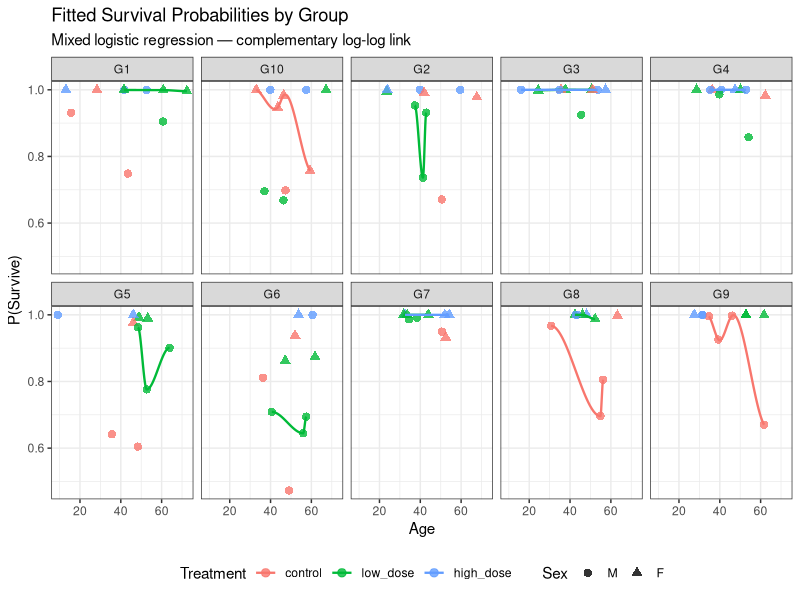

This figure's R source:
# =============================================================================
# Survival Analysis: Simulated Data + Mixed Logistic Regression (log-log link)
# Uses: lme4 for mixed-effects model, complementary log-log (cloglog) link
# =============================================================================

library(lme4)
library(ggplot2)     # optional, for visualization
library(dplyr)       # optional, for data wrangling

set.seed(42)

# =============================================================================
# 1. SIMULATE DATASET
# =============================================================================
# Design:
#   N = 100 individuals nested within 10 groups (random effect)
#   Response: survived (binary 0/1)
#   Predictors:
#     - age         : continuous (years, ~Normal)
#     - weight      : continuous (kg, ~Normal)
#     - treatment   : categorical (3 levels: "control", "low_dose", "high_dose")
#     - sex         : categorical (2 levels: "M", "F")
#     - group       : random effect grouping factor (10 groups)

n_individuals <- 100
n_groups      <- 10

# --- Grouping structure ---
group <- factor(rep(paste0("G", 1:n_groups), each = n_individuals / n_groups))

# --- Random intercepts for each group ---
group_ranef <- rnorm(n_groups, mean = 0, sd = 0.8)   # SD of random intercept
names(group_ranef) <- paste0("G", 1:n_groups)

# --- Continuous predictors ---
age    <- round(rnorm(n_individuals, mean = 45, sd = 12), 1)
weight <- round(rnorm(n_individuals, mean = 70, sd = 15), 1)

# --- Categorical predictors ---
treatment <- factor(
  sample(c("control", "low_dose", "high_dose"),
         size = n_individuals, replace = TRUE),
  levels = c("control", "low_dose", "high_dose")   # "control" is reference
)

sex <- factor(
  sample(c("M", "F"), size = n_individuals, replace = TRUE),
  levels = c("M", "F")                              # "M" is reference
)

# --- Linear predictor (log-log scale = cloglog link) ---
# True fixed-effect coefficients (on the cloglog scale):
#   intercept       =  0.5
#   age             = -0.03   (older → lower survival)
#   weight          =  0.02   (heavier → slightly higher survival)
#   treatment=low   =  0.6    (low dose helps)
#   treatment=high  =  1.2    (high dose helps more)
#   sex=F           =  0.4    (females survive better)

beta_intercept       <-  0.5
beta_age             <- -0.03
beta_weight          <-  0.02
beta_trt_low         <-  0.6
beta_trt_high        <-  1.2
beta_sex_F           <-  0.4

trt_low  <- as.integer(treatment == "low_dose")
trt_high <- as.integer(treatment == "high_dose")
sex_F    <- as.integer(sex == "F")

eta <- beta_intercept +
  beta_age    * age +
  beta_weight * weight +
  beta_trt_low  * trt_low +
  beta_trt_high * trt_high +
  beta_sex_F    * sex_F +
  group_ranef[as.character(group)]   # add group random intercept

# --- Convert linear predictor to probability via COMPLEMENTARY LOG-LOG link ---
# cloglog link:  eta = log(-log(1 - p))
# Inverse:       p   = 1 - exp(-exp(eta))
prob_survive <- 1 - exp(-exp(eta))

# --- Simulate binary outcome ---
survived <- rbinom(n_individuals, size = 1, prob = prob_survive)

# --- Assemble data frame ---
df <- data.frame(
  id        = 1:n_individuals,
  group     = group,
  survived  = survived,
  age       = age,
  weight    = weight,
  treatment = treatment,
  sex       = sex
)

cat("=== Dataset Summary ===\n")
print(summary(df))
cat("\nSurvival rate:", round(mean(df$survived), 3), "\n\n")

# =============================================================================
# 2. FIT MIXED-EFFECTS LOGISTIC REGRESSION WITH LOG-LOG LINK
# =============================================================================
# The complementary log-log (cloglog) link IS the log-log link used in
# survival/discrete-time hazard models:
#   log(-log(1 - p)) = eta
#
# In lme4, this is specified via family = binomial(link = "cloglog")
# Random intercept for 'group' captures clustering of individuals.

model <- glmer(
  survived ~ age + weight + treatment + sex + (1 | group),
  data   = df,
  family = binomial(link = "cloglog"),
  control = glmerControl(optimizer = "bobyqa",
                         optCtrl   = list(maxfun = 2e5))
)
# Note on running, several warning messages here:
# Warning messages:
# 1: In checkConv(attr(opt, "derivs"), opt$par, ctrl = control$checkConv,  :
#   Model failed to converge with max|grad| = 0.0580147 (tol = 0.002, component 1)
# 2: In checkConv(attr(opt, "derivs"), opt$par, ctrl = control$checkConv,  :
#   Model is nearly unidentifiable: large eigenvalue ratio
#  - Rescale variables?

cat("=== Model Summary ===\n")
print(summary(model))

# =============================================================================
# 3. EXTRACT AND DISPLAY KEY RESULTS
# =============================================================================

# --- Fixed effects ---
fe <- fixef(model)
cat("\n=== Fixed Effects (cloglog scale) ===\n")
print(round(fe, 4))

# --- Odds-ratio-like interpretation: exp(coef) gives hazard ratios
#     on the complementary log-log scale (interpretable as log hazard ratios)
cat("\n=== exp(Fixed Effects) — Hazard Ratios ===\n")
print(round(exp(fe), 4))

# --- Confidence intervals (profile or Wald) ---
cat("\n=== 95% Confidence Intervals (Wald) ===\n")
ci <- confint(model, method = "Wald", parm = "beta_")
print(round(ci, 4))

# --- Random effects variance ---
cat("\n=== Random Effects ===\n")
print(VarCorr(model))

re <- ranef(model)$group
cat("\nEstimated group-level random intercepts:\n")
print(round(re, 4))

# --- Model fit ---
cat("\n=== Model Fit ===\n")
cat("AIC:", AIC(model), "\n")
cat("BIC:", BIC(model), "\n")
cat("Log-likelihood:", logLik(model)[1], "\n")

# =============================================================================
# 4. COMPARE TO NULL MODEL (LRT for overall model significance)
# =============================================================================
model_null <- glmer(
  survived ~ 1 + (1 | group),
  data   = df,
  family = binomial(link = "cloglog"),
  control = glmerControl(optimizer = "bobyqa")
)

cat("\n=== Likelihood Ratio Test: Full vs. Null ===\n")
print(anova(model_null, model))

# =============================================================================
# 5. OPTIONAL: VISUALIZE FITTED PROBABILITIES
# =============================================================================
df$fitted_prob <- fitted(model)

# Plot fitted survival probability by treatment, coloured by sex
p <- ggplot(df, aes(x = age, y = fitted_prob, colour = treatment, shape = sex)) +
  geom_point(size = 2.5, alpha = 0.8) +
  geom_smooth(method = "loess", se = FALSE, linewidth = 0.8) +
  facet_wrap(~group, ncol = 5) +
  labs(
    title    = "Fitted Survival Probabilities by Group",
    subtitle = "Mixed logistic regression — complementary log-log link",
    x        = "Age",
    y        = "P(Survive)",
    colour   = "Treatment",
    shape    = "Sex"
  ) +
  theme_bw(base_size = 11) +
  theme(legend.position = "bottom")

ggsave("survival_fitted_probs.png", plot = p, width = 10, height = 7, dpi = 150)
cat("\nPlot saved to survival_fitted_probs.png\n")

# =============================================================================
# END
# =============================================================================
